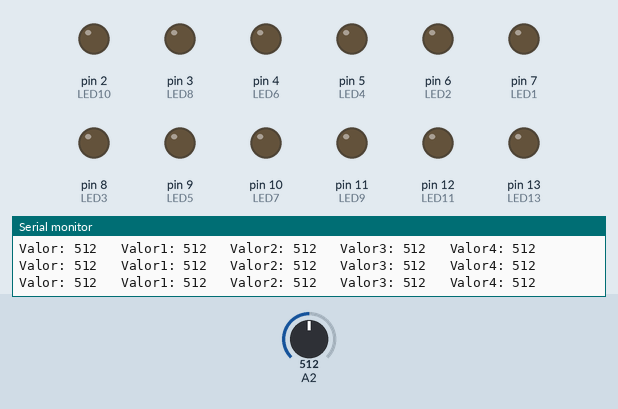
The sketch below on a simulated Arduino Uno, built with avr-gcc and run on an emulated ATmega328P. On the bench: output pins drawn as LEDs (lit = HIGH), the last lines printed to the serial monitor. Inputs (shaded band) come from the test bench; at power-on: A2 = 512. Pins used as bus, display or sensor lines are not drawn.

Above: at 1.2 s.
1.3 s: A2 set to 992
At 2.5 s:
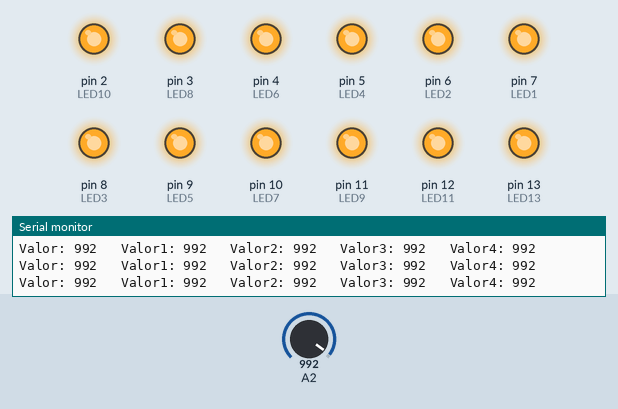
2.8 s: A2 set to 1017
5.8 s: A2 set to 935
8.8 s: A2 set to 905
At 9.8 s:
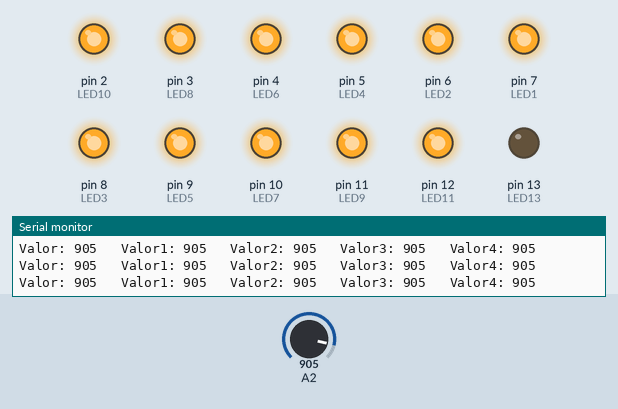
10.4 s: A2 set to 884
13.4 s: A2 set to 865
At 14.2 s:
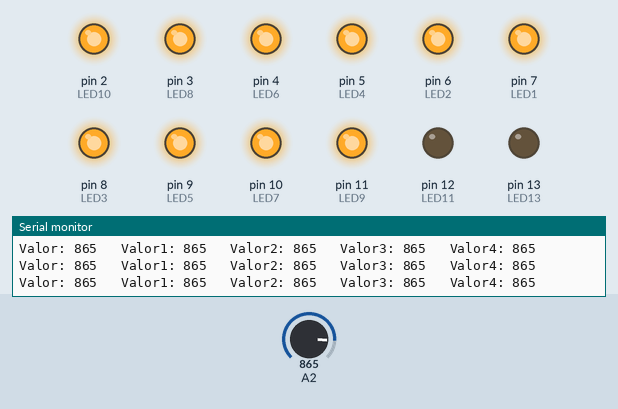
Timing chart, 0 to 16.0 s (numbered marks = the images above; inputs shaded):
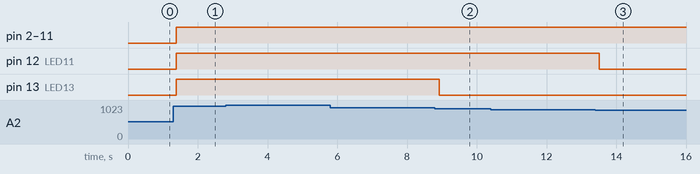

The sketch:

VumetroMascara.ino
```cpp
/************************************************
 *                                              *
 *    CÓDIGO VUMETRO ACTIVADO CON SENSOR DE     *
 *      PRESIÓN QUE ENCIENDE LEDS EN LA         *
 *          MÁSCARA DE UN LUCHADOR              *
 *              CON UN LILYPAD                  *
 *                                              *
 ************************************************/

//Declaramos los leds

int LED1 = 7;

int LED2 = 6;

int LED3 = 8;

int LED4 = 5;

int LED5 = 9;

int LED6 = 4;

int LED7 = 10;

int LED8 = 3;

int LED9 = 11;

int LED10 = 2;

int LED11 = 12;

int LED12 = 1;

int LED13 = 13;


//Las variables que usaremos para el silencio

int Valor;

int Valor1;

int Valor2;

int Valor3;

int Valor4;


//Configuramos los pines y el serial para poder visualizar la entrada analogica

void setup (){

 Serial.begin(9600);

 pinMode(LED1,OUTPUT);

 pinMode(LED2,OUTPUT);

 pinMode(LED3,OUTPUT);

 pinMode(LED4,OUTPUT);

 pinMode(LED5,OUTPUT);

 pinMode(LED6,OUTPUT);

 pinMode(LED7,OUTPUT);

 pinMode(LED8,OUTPUT);

 pinMode(LED9,OUTPUT);

 pinMode(LED10,OUTPUT);

 pinMode(LED11,OUTPUT);

 pinMode(LED12,OUTPUT);

 pinMode(LED13,OUTPUT);


}


void loop (){

  //Leemos el valor

 Valor = analogRead(A2);

 //Transferimos los valores para saber cual era el estado anterior

 Valor4 = Valor3;

 Valor3 = Valor2;

 Valor2 = Valor1;

 Valor1 = Valor;


//Visualizamos los valores en Serial Monitor

 Serial.print("Valor: ");

 Serial.print(Valor);

 Serial.print("\t Valor1: ");

 Serial.print(Valor1);

 Serial.print("\t Valor2: ");

 Serial.print(Valor2);

 Serial.print("\t Valor3: ");

 Serial.print(Valor3);

 Serial.print("\t Valor4: ");

 Serial.println(Valor4);


 //Condicionamos que si el programa lee 4 veces seguidas 0 que se apagen los leds, si no ponemos esto los leds parpadearan mucho

if (Valor1+Valor2+Valor3+Valor4==0){

  digitalWrite(LED1,LOW);

  digitalWrite(LED2,LOW);

  digitalWrite(LED3,LOW);

  digitalWrite(LED4,LOW);

  digitalWrite(LED5,LOW);

  digitalWrite(LED6,LOW);

  digitalWrite(LED7,LOW);

  digitalWrite(LED8,LOW);

  digitalWrite(LED9,LOW);

  digitalWrite(LED10,LOW);

  digitalWrite(LED11,LOW);

  digitalWrite(LED12,LOW);

  digitalWrite(LED13,LOW);

}

//Encendemos los leds segun el valor de entrada. En este caso la salida de mi pc como mucho me llega a 400 asi que lo dividimos entre ocho leds.

else{

 if (Valor>600){

   digitalWrite(LED1, HIGH);

 }

 else{

   digitalWrite(LED1, LOW);

 }


 if (Valor>624){

   digitalWrite(LED2, HIGH);

 }

 else{

   digitalWrite(LED2, LOW);

 }

 if (Valor>648){

   digitalWrite(LED3, HIGH);

 }

 else{

   digitalWrite(LED3, LOW);

 }


 if (Valor>682){

   digitalWrite(LED4, HIGH);

 }

 else{

   digitalWrite(LED4, LOW);

 }


 if (Valor>706){

   digitalWrite(LED5, HIGH);

 }

 else{

   digitalWrite(LED5, LOW);

 }


 if (Valor>730){

   digitalWrite(LED6, HIGH);

 }

 else{

   digitalWrite(LED6, LOW);

 }


 if (Valor>754){

   digitalWrite(LED7, HIGH);

 }

 else{

   digitalWrite(LED7, LOW);

 }


 if (Valor>778){

   digitalWrite(LED8, HIGH);

 }

 else{

   digitalWrite(LED8, LOW);

}

 if (Valor>802){

   digitalWrite(LED8, HIGH);

 }

 else{

   digitalWrite(LED8, LOW);

}

 if (Valor>826){

   digitalWrite(LED9, HIGH);

 }

 else{

   digitalWrite(LED9, LOW);

}

 if (Valor>850){

   digitalWrite(LED10, HIGH);

 }

 else{

   digitalWrite(LED10, LOW);

}

 if (Valor>874){

   digitalWrite(LED11, HIGH);

 }

 else{

   digitalWrite(LED11, LOW);

}

 if (Valor>898){

   digitalWrite(LED12, HIGH);

 }

 else{

   digitalWrite(LED12, LOW);

}

 if (Valor>922){

   digitalWrite(LED13, HIGH);

 }

 else{

   digitalWrite(LED13, LOW);

}

}

}
```

Measured:
- the behaviour switches between 923 and 922 on A2 (found by bisection; images 1 and 2)
- the behaviour switches between 875 and 874 on A2 (found by bisection; images 2 and 3)
- after the input at 1.3 s, pin 2 (LED10), pin 3 (LED8), pin 4 (LED6), pin 5 (LED4), pin 6 (LED2), pin 7 (LED1), pin 8 (LED3), pin 9 (LED5), pin 10 (LED7), pin 11 (LED9), pin 12 (LED11), pin 13 (LED13): LOW → HIGH after 0.08 s
- after the input at 8.8 s, pin 13 (LED13): HIGH → LOW after 0.12 s
- after the input at 13.4 s, pin 12 (LED11): HIGH → LOW after 0.12 s
